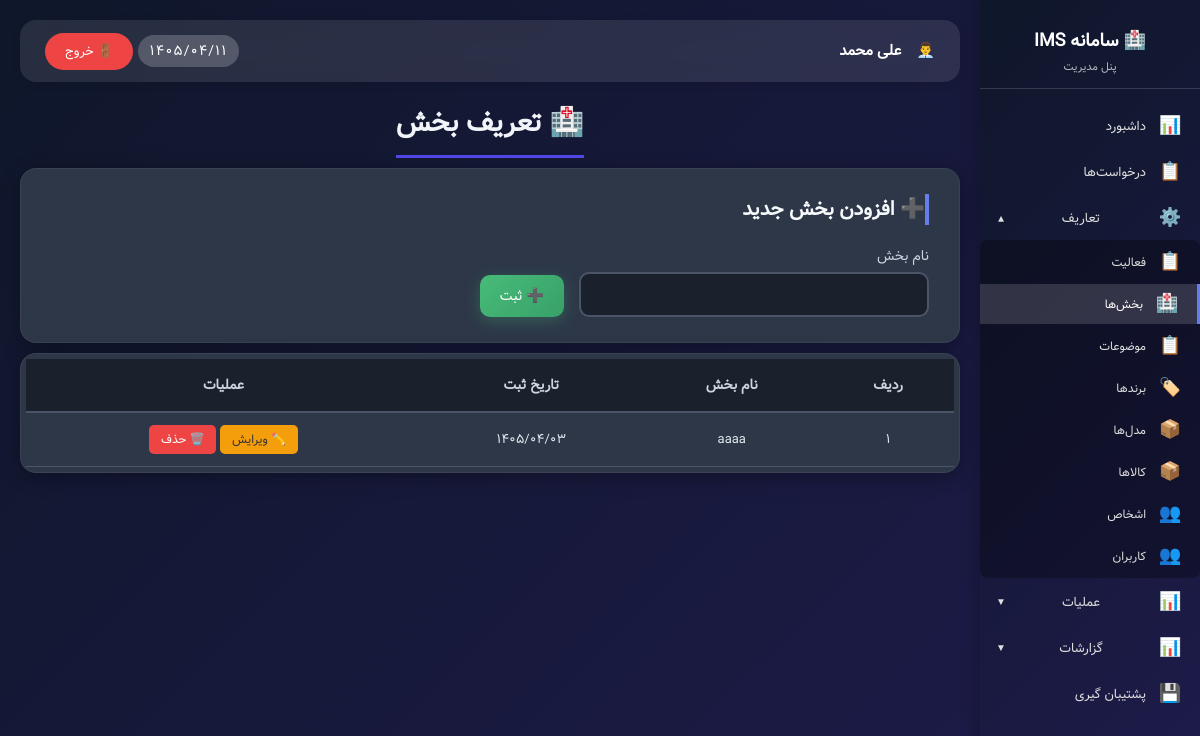
The app's page /admin_departments.php (signed in), older data.
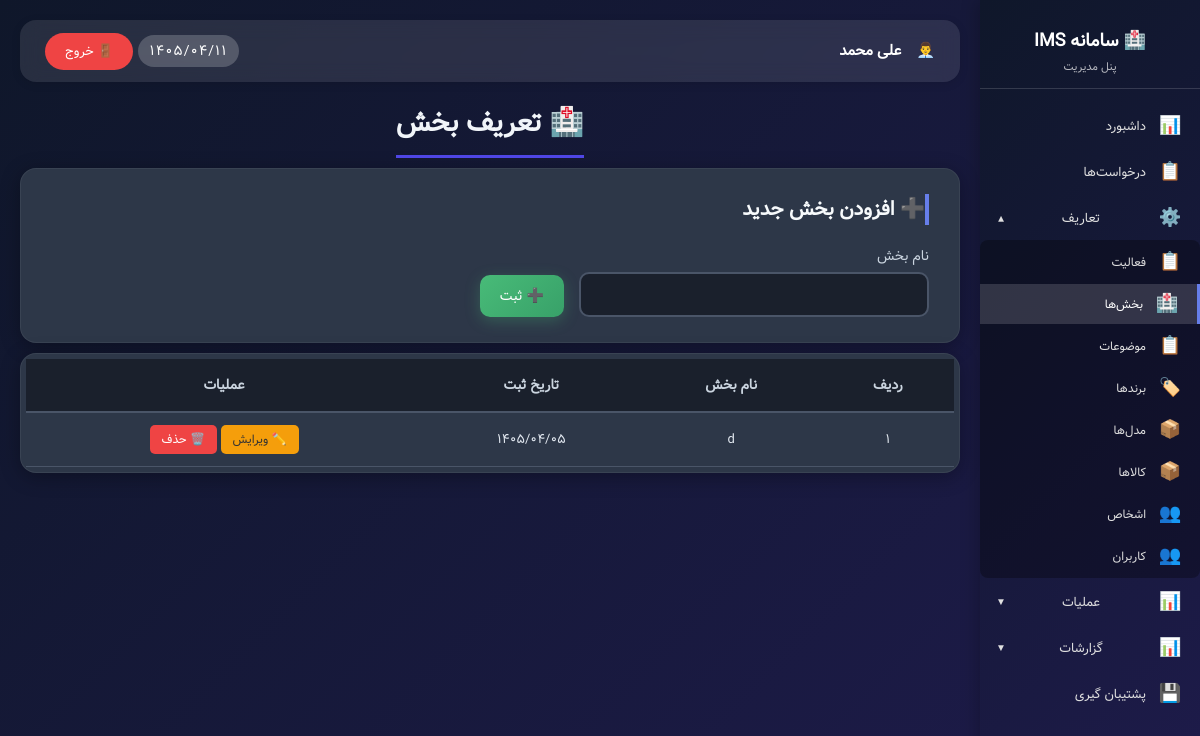
The same page, newer data.
### tables this page shows
CREATE TABLE `departments` (
  `id` int NOT NULL AUTO_INCREMENT,
  `name` varchar(100) NOT NULL,
  `status` enum('active','inactive') DEFAULT 'active',
  `created_at` varchar(50) DEFAULT NULL,
  PRIMARY KEY (`id`)
);

### functions.php (called while the page is built, shortened)
<?php
function hasPermission($permission_key) {
    if (isset($_SESSION['user_id']) && $_SESSION['user_id'] == 1) {
        return true;
    }
    return true;
}
function canEditDepartments() { return hasPermission('departments_edit'); }
function canDeleteDepartments() { return hasPermission('departments_delete'); }
?>

### assets/jdf.php (called while the page is built, shortened)
<?php
function fa_number($number) {
    $persian = ['۰', '۱', '۲', '۳', '۴', '۵', '۶', '۷', '۸', '۹'];
    $english = ['0', '1', '2', '3', '4', '5', '6', '7', '8', '9'];
    return str_replace($english, $persian, $number);
}
?>

### admin_departments.php (the view, shortened to what the changed rows need)
<?php
require_once 'config/config.php';
require_once 'assets/jdf.php';
require_once 'functions.php';
$db = getDB();
$departments = $db->query("SELECT * FROM departments ORDER BY name ASC")->fetchAll();
?>
<!DOCTYPE html>
<html lang="fa" dir="rtl">
<head>
</head>
<body>
<div class="admin-wrapper">
    <?php include 'sidebar.php'; ?>
    <div class="main-content">
        <div class="main-title"><h1>🏥 تعریف بخش</h1></div>
        <?php if(canEditDepartments()): ?>
            <div class="add-card"><h2>➕ افزودن بخش جدید</h2>
            </div>
        <?php endif; ?>
        <div class="departments-table data-table">
            <table>
                <thead>
                <tr>
                    <th>ردیف</th>
                    <th>نام بخش</th>
                    <th>تاریخ ثبت</th>
                    <th>عملیات</th>
                </tr>
                </thead>
                <tbody>
                <?php if (empty($departments)): ?>
                    <tr>
                        <td colspan="4" style="text-align: center; padding: 40px;">
                            🏥 هیچ بخشی ثبت نشده است
                            </td>
                    </tr>
                <?php else: ?>
                    <?php $i = 1; foreach ($departments as $department): ?>
                        <tr id="department_<?php echo $department['id']; ?>">
                            <td><?php echo fa_number($i); ?></td>
                            <td class="dept-name"><?php echo htmlspecialchars($department['name']); ?></td>
                            <td class="date-ltr"><?php echo fa_number(htmlspecialchars($department['created_at'])); ?></td>
                            <td class="action-buttons">
                                <?php if (canEditDepartments()): ?>
                                    <button class="edit-btn" onclick='openEditModal(<?php echo $department['id']; ?>)'>✏️ ویرایش</button>
                                <?php endif; ?>
                                <?php if (canDeleteDepartments()): ?>
                                    <button class="delete-btn" onclick="confirmDelete(<?php echo $department['id']; ?>, '<?php echo htmlspecialchars($department['name']); ?>')">🗑️ حذف</button>
                                <?php endif; ?>
                            </td>
                        </tr>
                        <?php $i++; ?>
                    <?php endforeach; ?>
                <?php endif; ?>
                </tbody>
            </table>
        </div>
    </div>
</div>
</body>
</html>

Row changes from the older to the newer data that the page shows:
removed departments: i "۱", name "aaaa", created_at "۱۴۰۵/۰۴/۰۳"
added departments: i "۱", name "d", created_at "۱۴۰۵/۰۴/۰۵"
